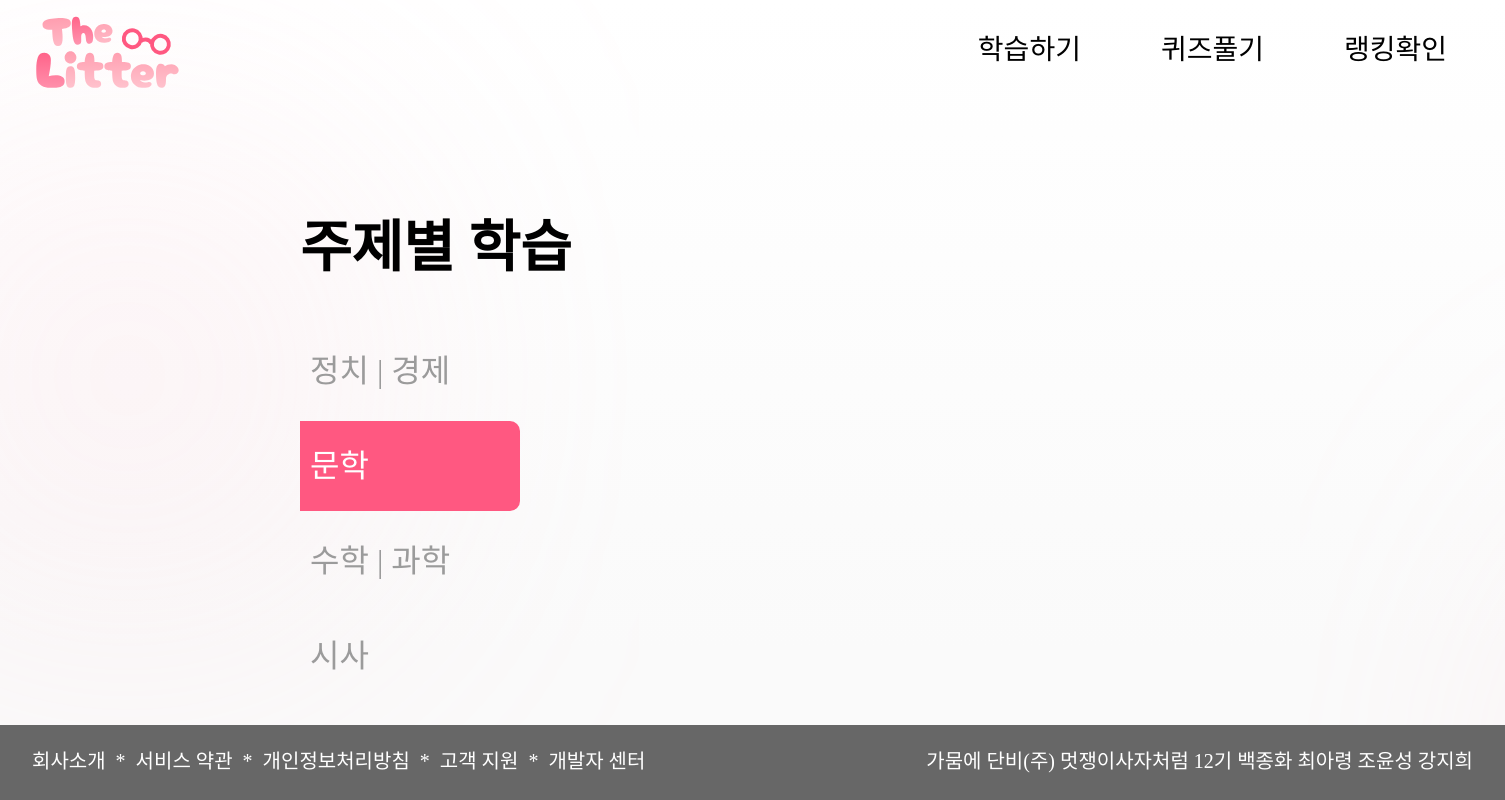
/subject/문학, run on an earlier commit of the app's database.
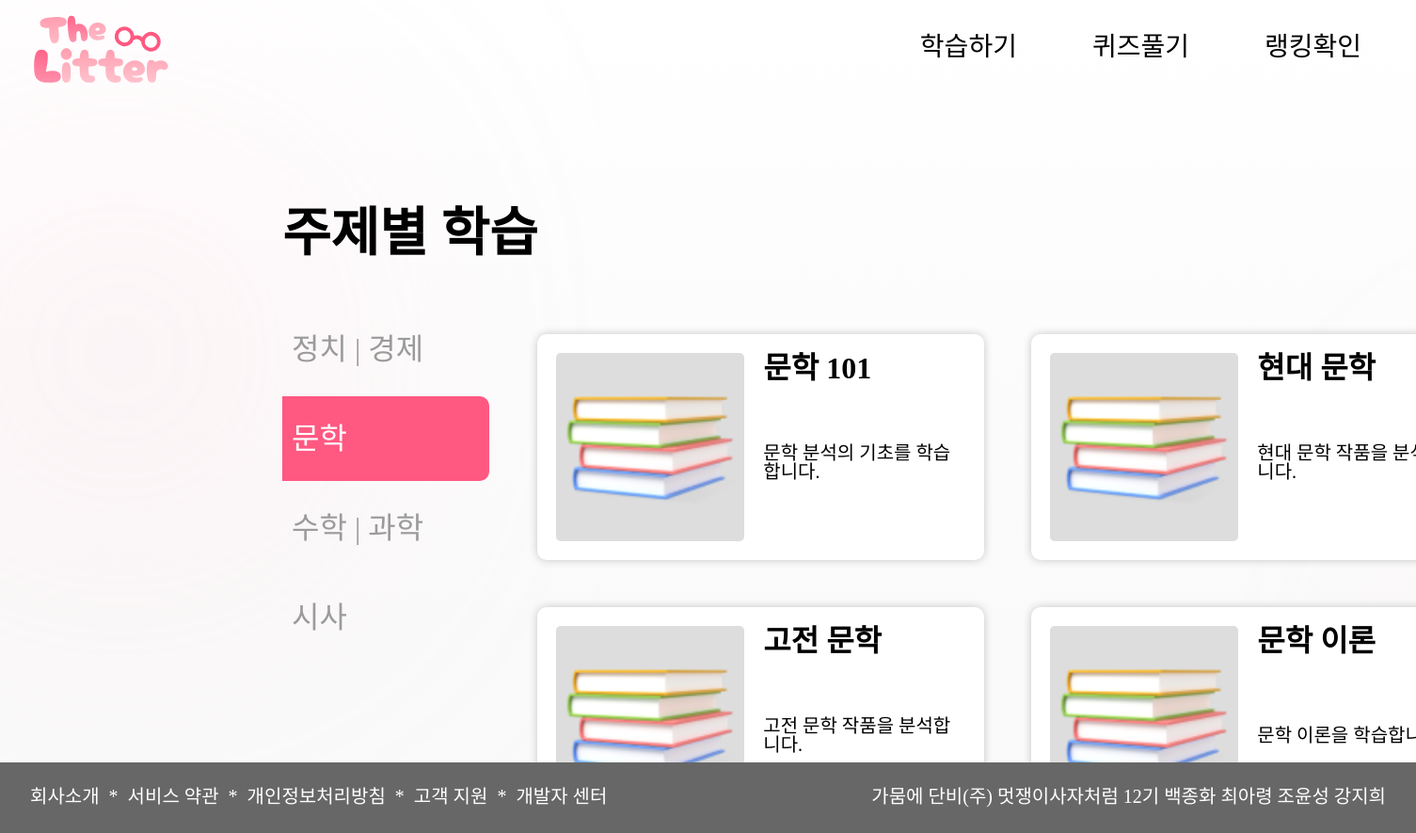
And on a later commit of the database.
### api/models.py (models this page shows)
class Lecture(Base):
    __tablename__ = 'lectures'
    id = Column(Integer, primary_key=True, index=True)
    title = Column(String, index=True)
    difficulty = Column(Integer, index=True)
    topic = Column(String, index=True)
    image = Column(String, index=True)
    description = Column(Text, index=True)

### main.py (the view)
@app.get("/subject/{topic}")
async def get_lectures_by_topic(request: Request, topic: str, db: Session = Depends(get_db)):
    lectures = db.query(Lecture).filter(Lecture.topic == topic).all()
    return templates.TemplateResponse("subjectSelect.html", {"request": request, "lectures": lectures, "current_topic": topic})

### templates/subjectSelect.html (shortened to what this page needs)
<!DOCTYPE html>
<html lang="ko">
  <head>
    <link
      rel="stylesheet"
      href="{{ url_for('static', path='css/subjectSelect.css') }}"
    />
  </head>
  <body>
    {% include "header.html" %}
    <div class="container">
      <div class="sidebar">
        <div class="topic">주제별 학습</div>
        <ul>
          <li>
            <a
              href="/subject/정치%20|%20경제"
              class="{% if current_topic == '정치 | 경제' %}active{% endif %}"
              >정치 | 경제</a
            >
          </li>
          <li>
            <a
              href="/subject/문학"
              class="{% if current_topic == '문학' %}active{% endif %}"
              >문학</a
            >
          </li>
          <li>
            <a
              href="/subject/수학%20|%20과학"
              class="{% if current_topic == '수학 | 과학' %}active{% endif %}"
              >수학 | 과학</a
            >
          </li>
          <li>
            <a
              href="/subject/시사"
              class="{% if current_topic == '시사' %}active{% endif %}"
              >시사</a
            >
          </li>
        </ul>
      </div>
      <div class="main-content">
        <div class="content-cards">
          {% for lecture in lectures %}
          <div class="content-card">
            <img src="/static/{{ lecture.image }}" alt="Lecture Image" />
            <div class="details">
              <div class="title">{{ lecture.title }}</div>
              <div class="description">{{ lecture.description }}</div>
            </div>
          </div>
          {% endfor %}
        </div>
      </div>
    </div>
    {% include "footer.html" %}
  </body>
</html>

What changed in the data, as far as the page shows it:
added Lecture: image (picture), title "문학 101", description "문학 분석의 기초를 학습합니다."
added Lecture: image (picture), title "현대 문학", description "현대 문학 작품을…"
added Lecture: image (picture), title "고전 문학", description "고전 문학 작품을 분석합니다."
added Lecture: image (picture), title "문학 이론", description "문학 이론을…"
